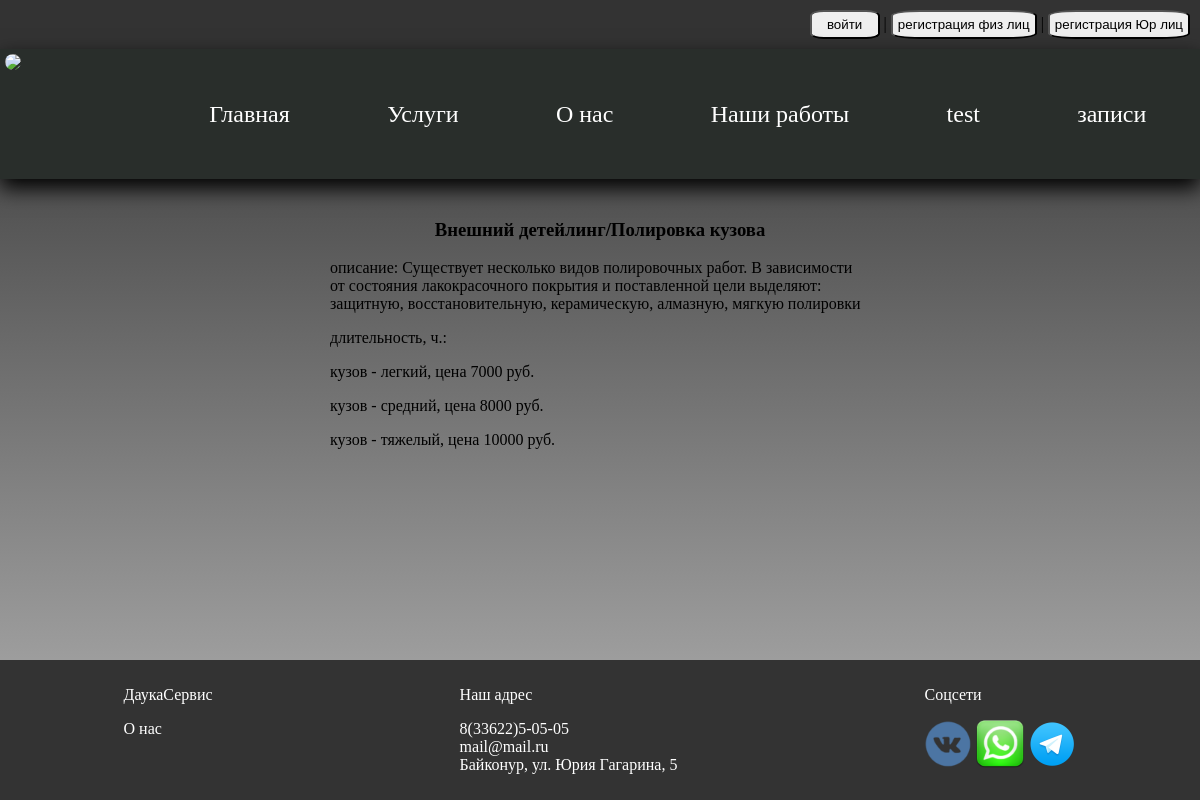
The page /service/3 on the database its author committed.
### autoService/models.py (models this page shows, shortened)
class Service(models.Model):
    title = models.CharField('название услуги', max_length=100)
    description = models.TextField('описание')
    group = models.ForeignKey(GroupService, verbose_name='группа', on_delete=models.CASCADE)
    user = models.ManyToManyField(CustomUser, verbose_name='Мастера', related_name='services')
    class Meta:
        verbose_name = 'Услуга'
        verbose_name_plural = 'Услуги'

class GroupService(models.Model):
    title = models.CharField('группа услуг', max_length=100)
    class Meta:
        verbose_name = 'Группа услуг'
        verbose_name_plural = 'Группа услуг'
    def __str__(self):
        return self.title

class PriceService(models.Model):
    CHOICES = [
        ("light", "легкий"),
        ("medium", "средний"),
        ("heavy", "тяжелый"),
    ]
    auto_body = models.CharField(max_length=10, choices=CHOICES, default='light')
    price = models.PositiveIntegerField('стоимость услуги', default=0)
    service = models.ForeignKey(Service, verbose_name='услуга', on_delete=models.CASCADE, related_name='service_prices')
    class Meta:
        verbose_name = 'Цена услуги'
        verbose_name_plural = 'Цена услуг'

### autoService/views.py (the view)
# urls.py: path('service/<int:pk>', service_detail, name='service_detail'),
def service_detail(request, pk: int):
    object = Service.objects.filter(id=pk).first()
    context = {
        'object': object,
    }
    return render(request, 'service_detail.html', context)

### userManager/views.py (called while the page is built)
def auth_form_processor(request):
    creating_form = UserForm()
    auth_form = AuthenticationForm()
    creating_form_legal = LegalEntity()
    return {
        'creating_form': creating_form,
        'auth_form': auth_form,
        'creating_form_legal': creating_form_legal,
    }

### templates/service_detail.html (shortened to what this page needs)
{% extends 'base.html' %}
{% block content %}
<div style="width:50%;margin:auto;">
    <h3>{{object.group}}/{{object.title}}</h3>
    <p><span>описание: </span>{{object.description}}</p>
    <p><span>длительность, ч.: </span>{{object.how_long}}</p>
    {% for srv_price in object.service_prices.all %}
    <label style="width:250px">кузов - {{srv_price.get_auto_body_display}}, <span>цена {{srv_price.price}} руб.</span></label>
    {% endfor %}
</div>
{% endblock %}

### static/style.css (style rules this page uses)
body { margin: 0; font-family: "Finder"; height: 100%; background: rgba(0, 0, 0, 0.15); position:relative; background: linear-gradient(to bottom, rgba(0, 0, 0, 0.8), rgba(67, 67, 67, 0.4)); }
form label,label { display:inline-block; width:100px; }
h1,h2,h3 { text-align: center; }

### rows shown on the page
Service: group "Внешний детейлинг", title "Полировка кузова", description "Существует несколько видов полировочных работ. В зависимости от состояния лакокрасочного покрытия и поставленной цели выделяют: защитную, восстановительную, керамическую, алмазную, мягкую полировки"
PriceService: auto_body "легкий", price "7000"
PriceService: auto_body "средний", price "8000"
PriceService: auto_body "тяжелый", price "10000"
